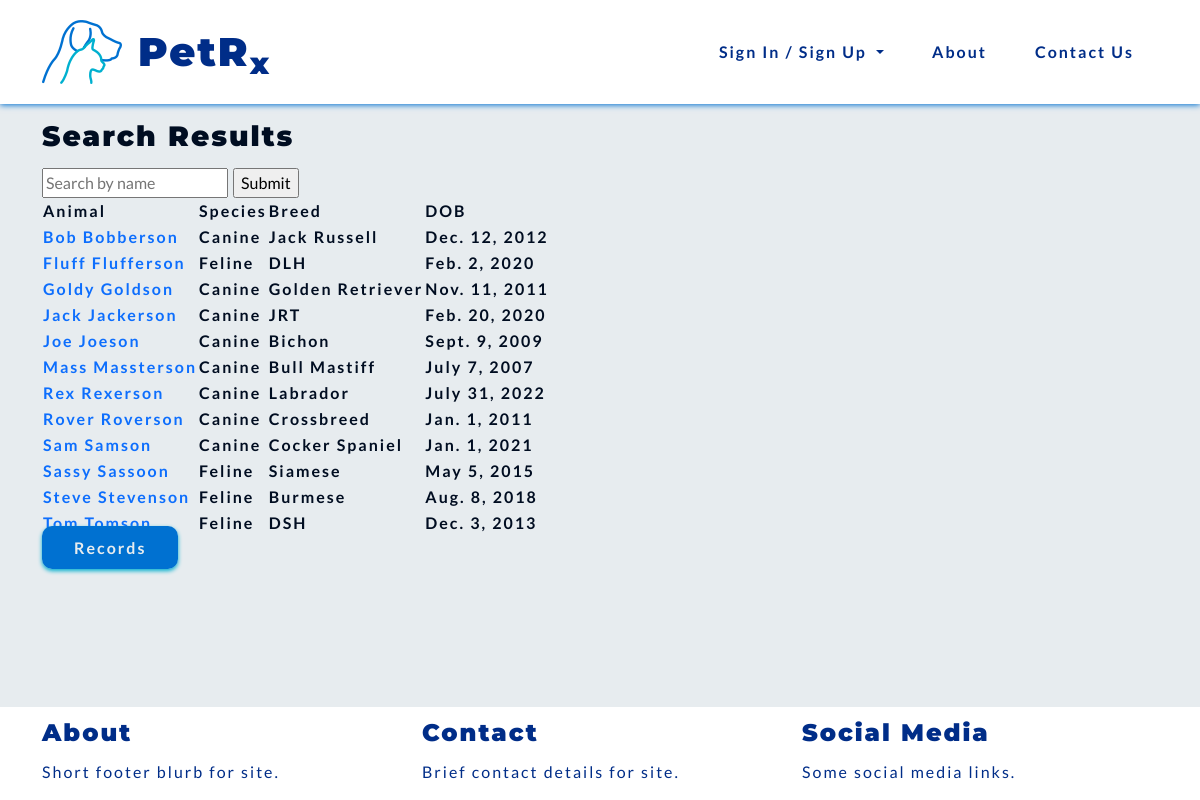
The page /records/record-search/ on the database its author committed.
### records/models.py (models this page shows)
class Record(models.Model):
    name = models.CharField(max_length=50)
    surname = models.CharField(max_length=50)
    date_of_birth = models.DateField()
    species = models.CharField(choices=SPECIES, max_length=10)
    breed = models.CharField(max_length=50)
    sex = models.CharField(choices=SEX, max_length=10)
    weight = models.DecimalField(max_digits=5, decimal_places=2)
    note = models.CharField(max_length=300)
    def __str__(self):
        return self.name + " " + self.surname
    class Meta:
        ordering = ['surname']
        unique_together = ['name', 'surname', 'date_of_birth', 'species', 'breed', 'sex']

### records/views.py (the view)
# urls.py: path('record-search/', views.record_search, name='record_search'),
def record_search(request):
    query = request.GET.get('query')
    record_qs = Record.objects.all()
    if query is not None:
        args = Q(name__icontains=query) | Q(surname__icontains=query)
        record_qs = Record.objects.filter(args)
    context = {'record_list': record_qs, }
    return render(request, 'records/record_search.html', context)

### records/templates/records/record_search.html (shortened to what this page needs)
{% extends 'base.html' %}
{% block content %}
<h3> Search Results </h3>
<form method="GET" action="{% url 'records:record_search' %}">
    <input type="text" name="query" placeholder="Search by name">
    <input type="submit">
</form>
{% if record_list %}
<table>
    <tr>
        <th>Animal</th>
        <th>Species</th>
        <th>Breed</th>
        <th>DOB</th>
    </tr>
    {% for record in record_list %}
    <tr>
        <th><a href="{% url 'records:animal_profile' animal_id=record.id %}">{{ record }}</a>
        <th>{{ record.species }}</th>
        <th>{{ record.breed }}</th>
        <th>{{ record.date_of_birth }}</th>
    <tr>
        {% endfor %}
</table>
{% else %}
<p>No record found.</p>
{% endif %}
<li class="list-spacing">
    <a class="pet-btns" href="{% url 'records:records' %}">Records</a>
</li>
{% endblock %}

### static/css/style.css (style rules this page uses)
:root { --site-white: #e7ecef; --site-black: #000d21; --site-dark-blue: #002d88; --site-light-blue: #0071d1; --site-turquoise: #00b0cf; }
html { height: 100%; }
body { font-family: "Lato", sans-serif; color: var(--site-black); font-size: 1rem; letter-spacing: 2px; background: var(--site-white); }
h1, h2, h3, h4 { font-family: "Montserrat", "Lato", sans-serif; font-weight: 900; margin-top: 0.5em; margin-bottom: 0.5em; }
li { list-style: none; }
a { text-decoration: none; }
.pet-btns { background-color: var(--site-light-blue); color: var(--site-white); font-weight: 600; padding: 0.75em 2em; border-radius: 10px; box-shadow: 0 2px 4px 0 var(--site-turquoise); transition: all .2s linear; }
.list-spacing { margin-bottom: 3em; }

### rows shown on the page
Record: name+surname "Bob Bobberson", species "Canine", breed "Jack Russell", date_of_birth "Dec. 12, 2012"
Record: name+surname "Fluff Flufferson", species "Feline", breed "DLH", date_of_birth "Feb. 2, 2020"
Record: name+surname "Goldy Goldson", species "Canine", breed "Golden Retriever", date_of_birth "Nov. 11, 2011"
Record: name+surname "Jack Jackerson", species "Canine", breed "JRT", date_of_birth "Feb. 20, 2020"
Record: name+surname "Joe Joeson", species "Canine", breed "Bichon", date_of_birth "Sept. 9, 2009"
Record: name+surname "Mass Massterson", species "Canine", breed "Bull Mastiff", date_of_birth "July 7, 2007"
Record: name+surname "Rex Rexerson", species "Canine", breed "Labrador", date_of_birth "July 31, 2022"
Record: name+surname "Rover Roverson", species "Canine", breed "Crossbreed", date_of_birth "Jan. 1, 2011"
Record: name+surname "Sam Samson", species "Canine", breed "Cocker Spaniel", date_of_birth "Jan. 1, 2021"
Record: name+surname "Sassy Sassoon", species "Feline", breed "Siamese", date_of_birth "May 5, 2015"
Record: name+surname "Steve Stevenson", species "Feline", breed "Burmese", date_of_birth "Aug. 8, 2018"
Record: name+surname "Tom Tomson", species "Feline", breed "DSH", date_of_birth "Dec. 3, 2013"
